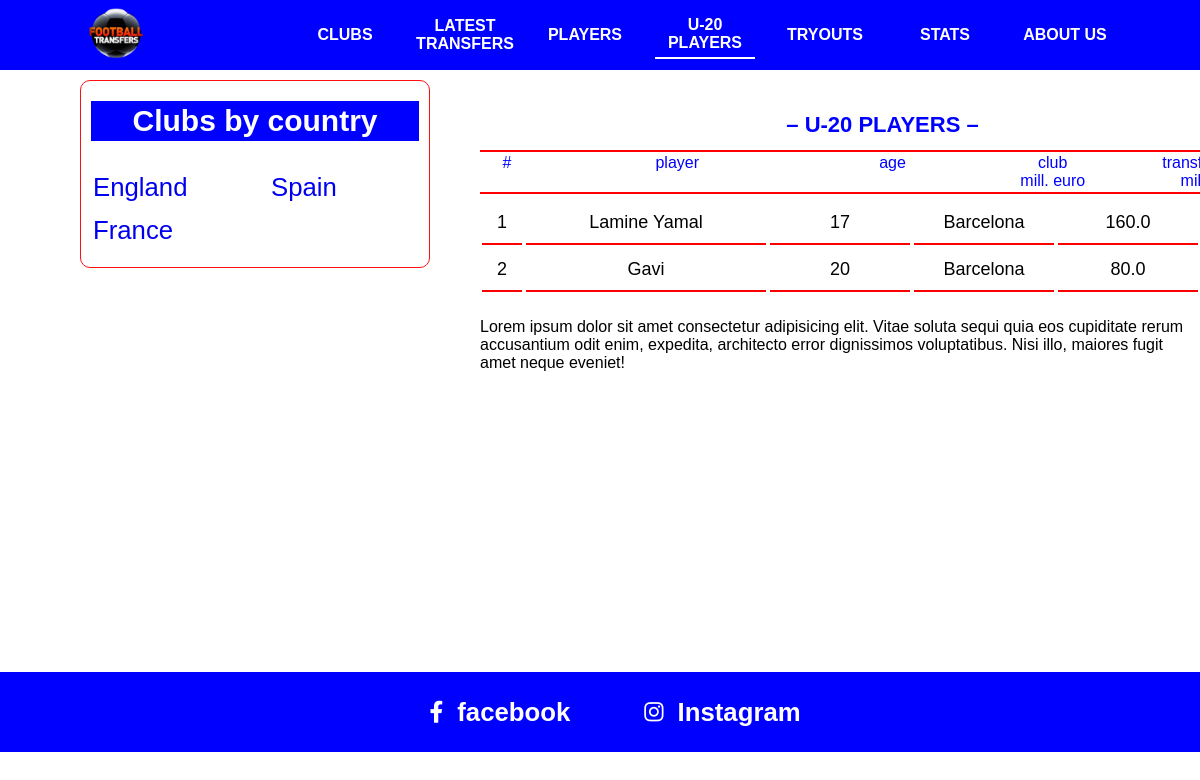
The app's page /playeru20/ with its own data.
### main/models.py (models this page shows, shortened)
class Country(models.Model):
    name = models.CharField(max_length=100)

class Player(models.Model):
     name = models.CharField(max_length=100)
     age = models.PositiveSmallIntegerField()
     position = models.CharField(max_length=100)
     price = models.FloatField(validators = [MinValueValidator(0.0)])
     country = models.ForeignKey(Country, on_delete=models.SET_NULL, null=True)
     club = models.ForeignKey(Club, on_delete=models.SET_NULL, null=True)

class Club(models.Model):
    name = models.CharField(max_length=100)
    image = models.ImageField(upload_to='clubs')
    president = models.CharField(max_length=100, blank=True, null=True)
    coach = models.CharField(max_length=100, blank=True, null=True)
    found_date = models.DateField(blank=True,null=True)
    country = models.ForeignKey(Country, on_delete=models.SET_NULL, null=True)
    def __str__(self):
        return self.name

### main/views.py (the view)
# urls.py: path('playeru20/', PlayerU20View.as_view(), name='playeru20'),
class PlayerU20View(View):
    def get(self, req):
        players = Player.objects.filter(age__lte=20)
        context = {
            'players': players
        }
        return render(req, 'U-20 players.html', context)

### main/context_processor.py (called while the page is built)
def get_countries(request):
    countries = Country.objects.annotate(club_count=Count('club')).filter(club_count__gt=0).order_by('-club_count')
    length = countries.count()
    left_countries  = list(countries)[::2]
    rigth_countries = list(countries)[1::2]
    context = {
        'left_countries': left_countries,
        'right_countries': rigth_countries,
    }
    return context

### template/U-20 players.html (shortened to what this page needs)
{% extends 'base.html' %}
{% block playeru20_active %}navActive{% endblock %}
{% block content %}
    <div class="nav">
        <h2>– U-20 PLAYERS –</h2>
        <table class="content-nav">
            <thead>
            <tr>
                <td>#</td>
                <td>player</td>
                <td>age</td>
                <td>
                    club <br/>
                    mill. euro
                </td>
                <td>
                    transfer value, <br/>
                    mill. euro
                </td>
            </tr>
            </thead>
        </table>
    </div>
    <div class="content">
        <table class="players">
            {% for player in players %}
                <tr>
                    <td>{{ forloop.counter }}</td>
                    <td>{{ player.name }}</td>
                    <td>{{ player.age }}</td>
                    <td>{{ player.club }}</td>
                    <td>{{ player.price }}</td>
                </tr>
            {% endfor %}
        </table>
        <p>
            Lorem ipsum dolor sit amet consectetur adipisicing elit. Vitae soluta
            sequi quia eos cupiditate rerum accusantium odit enim, expedita,
            architecto error dignissimos voluptatibus. Nisi illo, maiores fugit
            amet neque eveniet!
        </p>
    </div>
{% endblock %}

### template/base.html (shortened to what this page needs)
<!DOCTYPE html>
{% load static %}
<html>
  <head>
    <link rel="stylesheet" type="text/css" media="screen" href="{% static 'css/main.css'  %}" />
    <link
      rel="stylesheet"
      href="https://cdnjs.cloudflare.com/ajax/libs/font-awesome/6.1.1/css/all.min.css"
    />
  </head>
  <body>
    <div class="container">
      <div class="navbar">
        <div class="icon">
          <a href="{% url 'index' %}">
            <img src="{% static 'img/12252568_173-removebg-preview.png' %}" alt="" />
          </a>
        </div>
        <div class="links">
          <div class="{% block clubs_active %}{% endblock %}"><a href="{% url 'clubs' %}">CLUBS</a></div>
          <div class="{% block transfers_active %}{% endblock %}"><a href="{% url 'latest-transfers' %}">LATEST TRANSFERS</a></div>
          <div class="{% block players_active %}{% endblock %}"><a href="/players/">PLAYERS</a></div>
          <div class="{% block playeru20_active %}{% endblock %}"><a href="/playeru20/">U-20 PLAYERS</a></div>
          <div class="{% block tryouts_active %}{% endblock %}"><a href="/tryouts/">TRYOUTS</a></div>
          <div class="{% block stats_active %}{% endblock %}"><a href="/stats/">STATS</a></div>
          <div class="{% block about_active %}{% endblock %}"><a href="/about/">ABOUT US</a></div>
        </div>
      </div>
      <div class="country-clubs">
        <h2 id="title">Clubs by country</h2>
        <div class="country">
          <div>
            {% for country in left_countries %}
            <h3>
              <a href="/clubs/?country={{country.id}}">{{ country.name }}</a>
              <br/>
            </h3>
            {% endfor %}
          </div>
          <div>
           {% for country in right_countries %}
            <h3>
              <a href="/clubs/?country={{country.id}}">{{ country.name }}</a>
              <br/>
            </h3>
            {% endfor %}
          </div>
        </div>
      </div>
                {% block content %} {% endblock %}
         <div class="footer" style="margin-top: 200px;">
        <a href="https://www.facebook.com/topfootballtransfers/">
          <div>
            <i class="fa-brands fa-facebook-f"></i> &nbsp;
              <h3>facebook</h3>
          </div>
        </a>
        <a href="https://www.instagram.com/topfootballtransfers/">
          <div>
            <i class="fa-brands fa-instagram"></i> &nbsp;
            <h3>Instagram</h3>
          </div>
        </a>
      </div>
    </div>
  </body>
</html>

### static/css/main.css (style rules this page uses)
* { margin: 0; padding: 0; box-sizing: border-box; }
.container { width: 100% !important; display: inline-block; font-family: sans-serif; }
.container .navbar { width: 100%; background-color: blue; display: flex; align-items: center; justify-content: space-around; position: fixed; z-index: 99; height: 70px !important; }
.container .navbar .icon { width: 100px; overflow: hidden; }
.container .navbar .icon img { width: 130%; margin-left: -14%; }
.container .navbar .links { z-index: 999; display: flex; }
.container .navbar .links div { width: 100px; text-align: center; display: flex; align-items: center; margin-right: 20px; }
.container .navbar .links div a { color: white; font-weight: 700; text-decoration: none; width: 100px !important; height: 45px; display: flex; align-items: center; justify-content: center; }
.container .navActive { border-bottom: 2px solid white !important; }
.country-clubs { width: 350px; border: 1px solid rgb(255, 16, 16); border-radius: 10px; position: fixed; top: 80px; left: 80px; padding: 10px 10px; padding-bottom: 10px; }
.country-clubs h2 { margin: 10px 0px; transition: all 0.3s ease; }
.country-clubs #title { font-size: 30px; background-color: blue; color: white; text-align: center; line-height: 40px; }
.country-clubs .country { width: 100%; display: flex; flex-wrap: wrap; justify-content: space-between; font-size: 22px; margin-top: 20px; }
.country-clubs .country div { width: 150px; height: 100%; }
.country-clubs .country h3 { font-weight: 100 !important; margin: 10px 0px !important; width: 100%; padding: 2px 2px; transition: all 0.3s ease; }
.country-clubs .country h3 a { text-decoration: none; margin-top: 20px !important; }
.nav { width: 805px; background-color: white; position: fixed; left: 480px; top: 70px; }
.nav h2 { text-align: center; color: blue; line-height: 50px; padding-top: 30px; font-size: 22px; }
.players { width: 100%; }
.players tr { display: flex; flex-wrap: wrap; justify-content: space-between; }
.players tr td { width: 140px; margin-bottom: 4px; padding: 10px 0px; font-size: 18px; border-bottom: 2px solid rgb(255, 0, 0); text-align: center; }
.players tr td:nth-child(2), .top-players tr td:nth-child(2), .playerss tr td:nth-child(2) { width: 240px; }
.players tr td:nth-child(1), .top-players tr td:nth-child(1), .playerss tr td:nth-child(1) { width: 40px !important; }
.content { max-width: 800px; margin-left: 480px; margin-top: 200px; padding-bottom: 100px; }
.content p, .content b { margin-top: 20px; }
.content-nav { border-top: 2px solid rgb(255, 0, 0); border-bottom: 2px solid rgb(255, 0, 0); width: 100%; }
.content-nav tr { display: flex; justify-content: space-between !important; }
.content-nav tr td { width: 140px; color: blue; text-align: center; }
.content-nav tr td:nth-child(1) { width: 50px; }
.content-nav tr td:nth-child(2) { width: 250px; }
.footer { width: 100%; background-color: blue; height: 80px; display: flex; align-items: center; justify-content: center; font-size: 22px; padding-left: 80px; }
.footer a { margin-right: 50px; color: white; text-decoration: none; word-spacing: 8px; padding: 4px 12px; border-radius: 5px; transition: all 0.3s ease; }
.footer a div { display: flex; align-items: center; }

### records on screen
Country: name "England"
Country: name "France"
Country: name "Spain"
Player: name "Lamine Yamal", age "17", club "Barcelona", price "160.0"
Player: name "Gavi", age "20", club "Barcelona", price "80.0"
